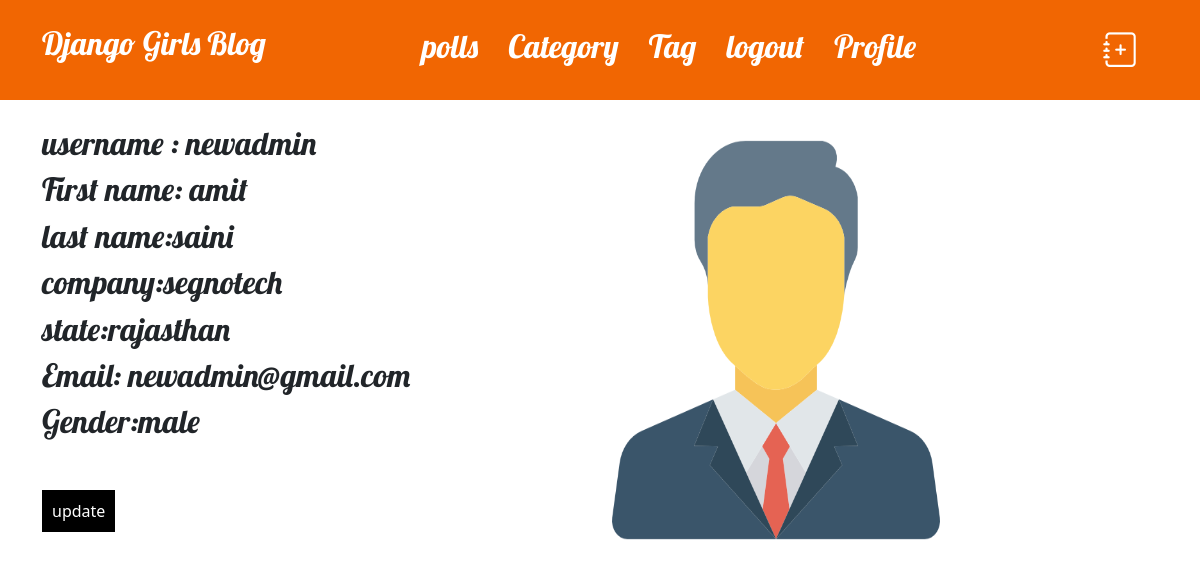
Screenshot of /profile/ (signed in) with the database file from the repository.
### blog/models.py (models this page shows)
class User(AbstractUser):
    email =models.EmailField(max_length=50)
    company =models.CharField(max_length=50)
    state = models.CharField(max_length= 40)
    gender = models.CharField(max_length=20)
    profileimage = models.ImageField(upload_to='images')

### blog/views.py (the view)
# urls.py: path('profile/',views.user_profile,name="user_profile"),
def user_profile(request):
     return render(request,'blog/profile.html',{})

### blog/templates/blog/profile.html
{% extends 'blog/base.html' %}
{% block content %}
<form method = "post" enctype="multipart/form-data">
 <div class="row">
    <div class="col-lg-6">
<h2>username : {{user.username}}</h2>
<h2>First name: {{user.first_name}}</h2>
<h2>last name:{{user.last_name}}</h2>
<h2>company:{{user.company}}</h2>
<h2>state:{{user.state}}</h2>
<h2>Email: {{user.email}}</h2>
<h2>Gender:{{user.gender}}</h2>
<div class="update-button" style="padding-top:50px;">
<a href="{% url 'blog:profileupdate' %}" style="padding:10px;color:white;background-color:black;text-decoration:none;"  >update
</a>
</div>
</div>
<div class="col-lg-6 my-3">
    <img src="{{user.profileimage.url}}" width="60%" height="400" >
</div>
</div>
</form>
{% endblock content %}

### blog/static/css/blog.css (style rules this page uses)
* { margin: 0px; padding: 0px; }
h1, h2, h3, h4 { font-family: 'Lobster', cursive; }

### rows the page displays
User: username "newadmin", first_name "amit", last_name "saini", company "segnotech", state "rajasthan", email "newadmin@gmail.com", gender "male", profileimage (picture)
